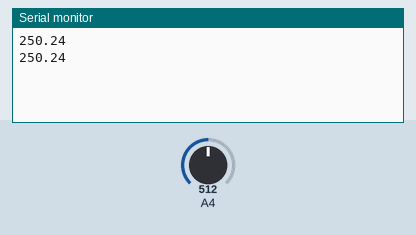
Recording of a sketch running on a simulated Arduino Uno, built with avr-gcc and run on an emulated ATmega328P. Shown: the last lines printed to the serial monitor. The test bench sets the inputs (shaded band); at power-on: A4 = 512.

Above: at 1.8 s.
1.9 s: A4 set to 716
At 2.6 s:
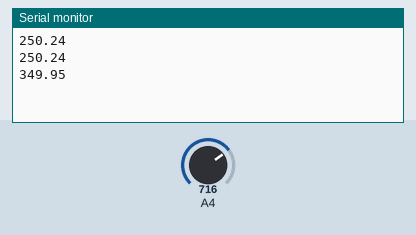
3.4 s: A4 set to 900
At 4.8 s:
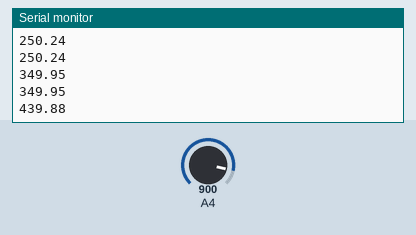
Timing chart, 0 to 6.4 s (numbered marks = the images above; inputs shaded):
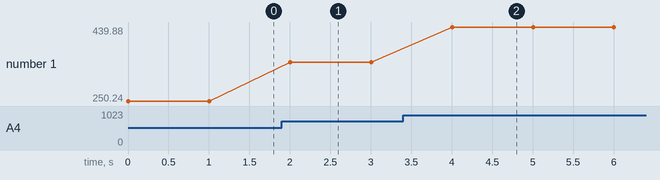

The sketch:

temperature.ino
```cpp
float ok ;
float degree ;
void setup() {
   Serial.begin (9600);
}
void loop() {
  ok = analogRead(A4);
  degree = ok * 5 / 1023;
  Serial.println(degree/0.01);
  delay (1000);  // put your main code here, to run repeatedly:
}
```

Measured:
- after the input at 1.9 s, the serial monitor: prints a new line after 0.10 s (image 1)
- after the input at 3.4 s, the serial monitor: prints a new line after 0.60 s (image 2)
- plotted number 1: 250.24 → 349.95 after the input at 1.9 s, 349.95 → 439.88 after the input at 3.4 s
